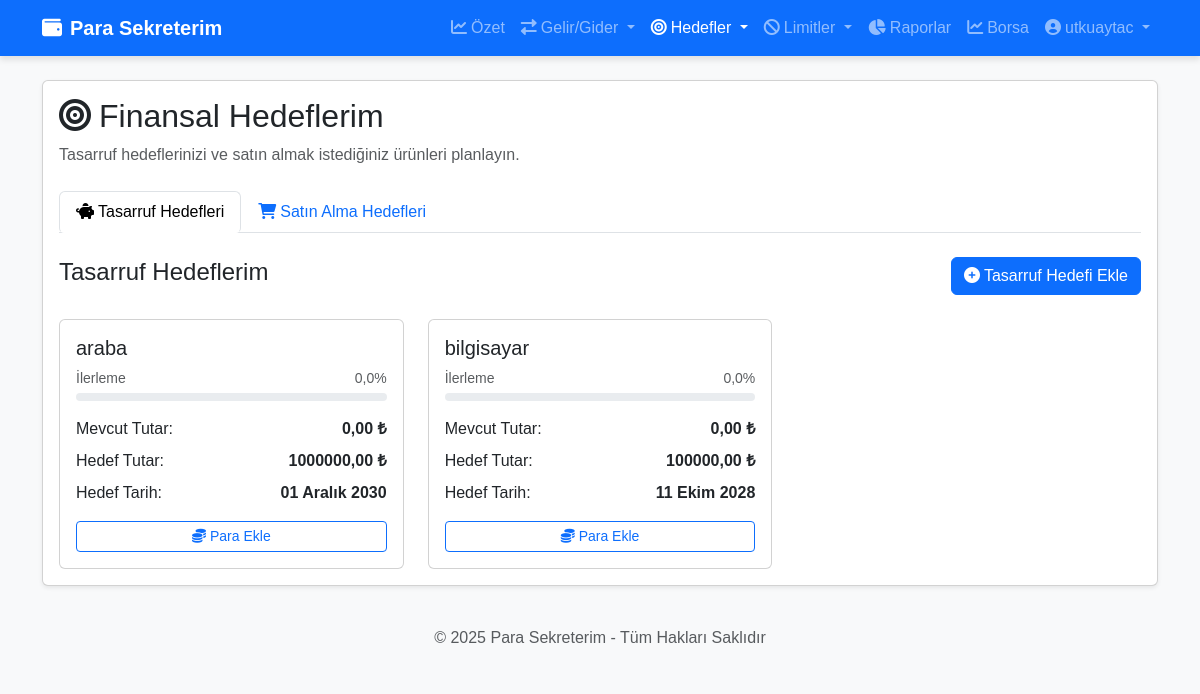
/hedefler/ (signed in), run on the app's committed database.
### accounts/models.py (models this page shows, shortened)
class CustomUser(AbstractUser):
    email = models.EmailField(unique=True)
    is_email_verified = models.BooleanField(default=False)
    financial_info_completed = models.BooleanField(default=False)
    total_amount = models.DecimalField(max_digits=15, decimal_places=2, default=0)

class SavingGoal(models.Model):
    user = models.ForeignKey(CustomUser, on_delete=models.CASCADE, related_name='saving_goals')
    name = models.CharField(max_length=100)
    target_amount = models.DecimalField(max_digits=15, decimal_places=2)
    current_amount = models.DecimalField(max_digits=15, decimal_places=2, default=0)
    target_date = models.DateField()
    created_at = models.DateTimeField(auto_now_add=True)
    def progress_percentage(self):
        if self.target_amount == 0:
            return 0
        return (self.current_amount / self.target_amount) * 100

### accounts/views.py (the view)
# urls.py: path('hedefler/', accounts_views.goals_view, name='goals'),
@login_required
def goals_view(request):
    user = request.user
    saving_goals = SavingGoal.objects.filter(user=user)
    purchase_goals = PurchaseGoal.objects.filter(user=user)
    for goal in purchase_goals:
        if goal.can_purchase(user.total_amount) and not goal.is_notified:
            messages.info(
                request,
                f"'{goal.name}' ürününü satın almak için uygun zamanda olabilirsiniz!"
            )
            goal.is_notified = True
            goal.save()
    context = {
        'saving_goals': saving_goals,
        'purchase_goals': purchase_goals,
    }
    return render(request, 'accounts/goals.html', context)

### accounts/models.py (called while the page is built)
    def can_purchase(self, user_total_amount):
        return (self.price / user_total_amount) * 100 <= self.trigger_percentage

### accounts/templates/accounts/goals.html (shortened to what this page needs)
{% extends 'accounts/base.html' %}
{% block content %}
<div class="row mb-4">
    <div class="col-12">
        <div class="card shadow-sm">
            <div class="card-body">
                <h2 class="card-title"><i class="fas fa-bullseye me-2"></i>Finansal Hedeflerim</h2>
                <p class="text-muted mb-4">Tasarruf hedeflerinizi ve satın almak istediğiniz ürünleri planlayın.</p>
                <ul class="nav nav-tabs mb-4" id="goalsTab" role="tablist">
                    <li class="nav-item" role="presentation">
                        <button class="nav-link active" id="saving-tab" data-bs-toggle="tab" data-bs-target="#saving" type="button" role="tab" aria-controls="saving" aria-selected="true">
                            <i class="fas fa-piggy-bank me-1"></i>Tasarruf Hedefleri
                        </button>
                    </li>
                    <li class="nav-item" role="presentation">
                        <button class="nav-link" id="purchase-tab" data-bs-toggle="tab" data-bs-target="#purchase" type="button" role="tab" aria-controls="purchase" aria-selected="false">
                            <i class="fas fa-shopping-cart me-1"></i>Satın Alma Hedefleri
                        </button>
                    </li>
                </ul>
                <div class="tab-content" id="goalsTabContent">
                    <div class="tab-pane fade show active" id="saving" role="tabpanel" aria-labelledby="saving-tab">
                        <div class="d-flex justify-content-between align-items-center mb-4">
                            <h4>Tasarruf Hedeflerim</h4>
                            <a href="{% url 'add_saving_goal' %}" class="btn btn-primary">
                                <i class="fas fa-plus-circle me-1"></i>Tasarruf Hedefi Ekle
                            </a>
                        </div>
                        {% if saving_goals %}
                            <div class="row row-cols-1 row-cols-md-2 row-cols-lg-3 g-4">
                                {% for goal in saving_goals %}
                                <div class="col">
                                    <div class="card h-100">
                                        <div class="card-body">
                                            <h5 class="card-title">{{ goal.name }}</h5>
                                            <div class="mb-3">
                                                <div class="d-flex justify-content-between">
                                                    <small class="text-muted">İlerleme</small>
                                                    <small class="text-muted">{{ goal.progress_percentage|floatformat:1 }}%</small>
                                                </div>
                                                <div class="progress mt-1" style="height: 8px;">
                                                </div>
                                            </div>
                                            <div class="d-flex justify-content-between mb-2">
                                                <span>Mevcut Tutar:</span>
                                                <span class="fw-bold">{{ goal.current_amount|floatformat:2 }} ₺</span>
                                            </div>
                                            <div class="d-flex justify-content-between mb-2">
                                                <span>Hedef Tutar:</span>
                                                <span class="fw-bold">{{ goal.target_amount|floatformat:2 }} ₺</span>
                                            </div>
                                            <div class="d-flex justify-content-between mb-3">
                                                <span>Hedef Tarih:</span>
                                                <span class="fw-bold">{{ goal.target_date }}</span>
                                            </div>
                                            <button class="btn btn-sm btn-outline-primary w-100 para-ekle-btn" data-goal-id="{{ goal.id }}">
                                                <i class="fas fa-coins me-1"></i>Para Ekle
                                            </button>
                                        </div>
                                    </div>
                                </div>
                                {% endfor %}
                            </div>
                        {% endif %}
                    </div>
                </div>
            </div>
        </div>
    </div>
</div>
{% endblock %}

### accounts/templates/accounts/base.html (shortened to what this page needs)
{% load static %}
{% load custom_tags %}
<!DOCTYPE html>
<html lang="tr">
<head>
    <link href="https://cdn.jsdelivr.net/npm/bootstrap@5.3.0/dist/css/bootstrap.min.css" rel="stylesheet">
    <link href="https://cdnjs.cloudflare.com/ajax/libs/font-awesome/6.0.0/css/all.min.css" rel="stylesheet">
    <link href="{% static 'css/style.css' %}" rel="stylesheet">
    <link href="{% static 'css/custom.css' %}" rel="stylesheet">
</head>
<body>
    {% if user.is_authenticated %}
      {% if request.resolver_match.url_name != 'login' and request.resolver_match.url_name != 'register' and request.resolver_match.url_name != 'password_reset_request' and request.resolver_match.url_name != 'password_reset_confirm' %}
    <nav class="navbar navbar-expand-lg navbar-dark bg-primary">
        <div class="container">
            <a class="navbar-brand" href="{% url 'dashboard' %}">
                <i class="fas fa-wallet me-2"></i>Para Sekreterim
            </a>
            <div class="collapse navbar-collapse" id="navbarNav">
                <ul class="navbar-nav ms-auto">
                    <li class="nav-item">
                        <a class="nav-link {% if request.resolver_match.url_name == 'dashboard' %}active{% endif %}" href="{% url 'dashboard' %}">
                            <i class="fas fa-chart-line me-1"></i>Özet
                        </a>
                    </li>
                    <li class="nav-item dropdown">
                        <a class="nav-link dropdown-toggle " href="#" id="navbarGelirGider" role="button" data-bs-toggle="dropdown" aria-expanded="false">
                            <i class="fas fa-exchange-alt me-1"></i>Gelir/Gider
                        </a>
                    </li>
                    <li class="nav-item dropdown">
                        <a class="nav-link dropdown-toggle {% if request.resolver_match.url_name == 'goals' or request.resolver_match.url_name == 'add_saving_goal' or request.resolver_match.url_name == 'add_purchase_goal' %}active{% endif %}" href="#" id="navbarHedefler" role="button" data-bs-toggle="dropdown" aria-expanded="false">
                            <i class="fas fa-bullseye me-1"></i>Hedefler
                        </a>
                    </li>
                    <li class="nav-item dropdown">
                        <a class="nav-link dropdown-toggle " href="#" id="navbarLimitler" role="button" data-bs-toggle="dropdown" aria-expanded="false">
                            <i class="fas fa-ban me-1"></i>Limitler
                        </a>
                    </li>
                    <li class="nav-item">
                        <a class="nav-link {% if request.resolver_match.url_name == 'reports' %}active{% endif %}" href="{% url 'reports' %}">
                            <i class="fas fa-chart-pie me-1"></i>Raporlar
                        </a>
                    </li>
                    <li class="nav-item">
                        <a class="nav-link {% if request.resolver_match.url_name == 'borsa' %}active{% endif %}" href="{% url 'borsa' %}">
                            <i class="fas fa-chart-line me-1"></i>Borsa
                        </a>
                    </li>
                    <li class="nav-item dropdown">
                        <a class="nav-link dropdown-toggle" href="#" id="navbarDropdown" role="button" data-bs-toggle="dropdown" aria-expanded="false">
                            <i class="fas fa-user-circle me-1"></i>{{ user.username }}
                        </a>
                    </li>
                </ul>
            </div>
        </div>
    </nav>
    {% endif %}
    {% endif %}
    <div class="container my-4">
        {% block content %}
        {% endblock %}
    </div>
    <footer class="footer mt-auto py-3 bg-light">
        <div class="container text-center">
            <span class="text-muted">© 2025 Para Sekreterim - Tüm Hakları Saklıdır</span>
        </div>
    </footer>
</body>
</html>

### accounts/static/css/style.css (style rules this page uses)
body { font-family: 'Arial', sans-serif; background-color: #f8f9fa; color: #333; }
.navbar { box-shadow: 0px 4px 6px rgba(0, 0, 0, 0.1); }
.navbar-brand { font-weight: bold; }
button { width: 100%; padding: 10px; font-size: 16px; font-weight: bold; border: none; border-radius: 5px; }

### static/css/custom.css (style rules this page uses)
* { margin: 0; padding: 0; box-sizing: border-box; }

### data on the page
CustomUser: username "utkuaytac"
SavingGoal: name "araba", progress_percentage "0,0", current_amount "0,00", target_amount "1000000,00", target_date "01 Aralık 2030"
SavingGoal: name "bilgisayar", progress_percentage "0,0", current_amount "0,00", target_amount "100000,00", target_date "11 Ekim 2028"
